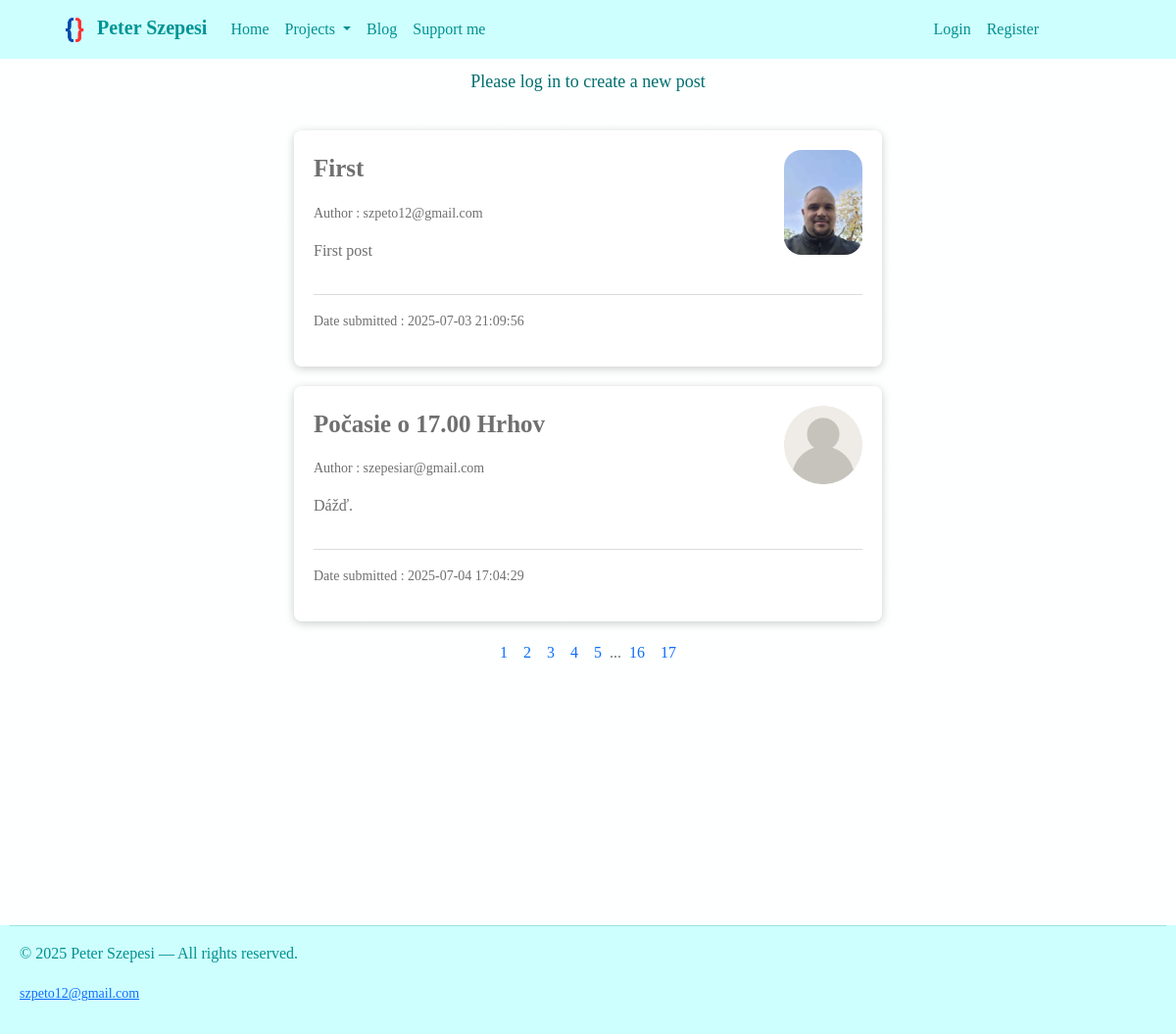
Page /blog on the committed database.
### db_models.py (models this page shows, shortened)
class Post(db.Model):
    id = db.Column(db.Integer, primary_key=True, autoincrement=True)
    date_posted = db.Column(db.String(22), nullable=False,
                            default=datetime.datetime.now().strftime("%Y-%m-%d %H:%M:%S"))
    content = db.Column(db.Text, nullable=False)
    title = db.Column(db.String(100), nullable=False)
    user_id = db.Column(db.Integer, db.ForeignKey("user.id"), nullable=False)

class User(db.Model, UserMixin):
    id = db.Column(db.Integer, primary_key=True, autoincrement=True)
    email_username = db.Column(db.String(50), nullable=False, unique=True)
    password = db.Column(db.String(60), nullable=False)
    image_file = db.Column(db.String(20), nullable=False, default="Default - user.jpg")
    posts = db.relationship("Post", backref="user", lazy=True)

### routes.py (the view)
@app.route("/blog", methods=["GET", "POST"])
def blog():
    page = request.args.get("page", 1, type=int)
    posts = Post.query.paginate(page=page, per_page=2)
    return render_template("blog.html", title="Blog", posts=posts,
                           current_user=current_user)

### templates/blog.html (shortened to what this page needs)
{% extends "base.html" %}
{% block body %}
    {% if current_user.is_authenticated %}
        <div class="base-container-centered-content">
            <a class="create-post-button" href="{{ url_for('insert_post') }}">Create a new post</a>
        </div>
    {% else %}
        <div class="base-container-centered-content">
            <p>Please log in to create a new post</p>
        </div>
    {% endif %}
    {% if posts %}
        {% for post in posts.items %}
            <div class="blog-container">
                <div class="base-h-box-blog" data-post="{{ post.user.email_username }}">
                    <div class="base-v-box-blog">
                        <p style="font-weight: bold; font-size: 25px;">{{ post.title }}</p>
                        <p style="font-size: 14px;">Author : {{ post.user.email_username }}</p>
                        <p style="font-weight: 300;">{{ post.content }}</p>
                    </div>
                    <div class="base-v-box-blog-image">
                        <img src="{{ url_for('static', filename='Images/profile_images/' ~ post.user.image_file) }}"
                        width="80" style="border-radius: 18px;">
                    </div>
                </div>
                <hr>
                <p style="font-weight: 200; font-size: 14px;">Date submitted : {{ post.date_posted }}</p>
            </div>
        {% endfor %}
        <div class="base-h-box" style="justify-content: center;">
            {% for page_id in posts.iter_pages() %}
                {% if page_id %}
                    <a href="{{ url_for('blog', page=page_id) }}" class="page-number">{{ page_id }}</a>
                {% else %}
                    ...
                {% endif %}
            {% endfor %}
        </div>
        <div style="min-height: 30vh;">
        </div>
    {% else %}
        <div class="blog-container">
            <p>There are no posts to show</p>
        </div>
    {% endif %}
{% endblock %}

### templates/base.html (shortened to what this page needs)
<!DOCTYPE html>
<html lang="en">
<head>
    <link href="https://cdn.jsdelivr.net/npm/bootstrap@5.3.6/dist/css/bootstrap.min.css"
          rel="stylesheet"
>
    <link rel="stylesheet" href="{{url_for('static', filename = 'Styles/styles.css')}}">
</head>
<body>
  <header>
    <nav class="navbar navbar-expand-lg bg-body-tertiary" data-bs-theme="light">
      <div class="container-fluid">
        <a class="navbar-brand" href="/"><img src="{{ url_for('static', filename='Images/Logo - no background.png') }}"
        width="34">
          Peter Szepesi
        </a>
        <div class="collapse navbar-collapse" id="navbarSupportedContent">
          <ul class="navbar-nav me-auto mb-2 mb-lg-0">
            <li class="nav-item">
              <a class="nav-link active" aria-current="page" href="/">Home</a>
            </li>
            <li class="nav-item dropdown">
              <a class="nav-link dropdown-toggle" href="#" role="button" data-bs-toggle="dropdown" aria-expanded="false">
                Projects
              </a>
            </li>
            <li class="nav-item">
              <a class="nav-link" href="{{ url_for('blog') }}">Blog</a>
            </li>
            <li class="nav-item">
              <a class="nav-link" href="https://www.paypal.me/szpeto" target="_blank">Support me</a>
            </li>
          </ul>
          {% if current_user.is_authenticated %}
            <ul class="navbar-nav ms-auto mb-2 mb-lg-0">
              <li class="nav-item dropdown">
                <a class="nav-link dropdown-toggle" href="#" role="button" data-bs-toggle="dropdown" aria-expanded="false">
                  {{ current_user.email_username }}
                </a>
                <ul class="dropdown-menu">
                  <li><a class="dropdown-item" href="{{ url_for('user') }}">Profile</a></li>
                  <li><a class="dropdown-item" href="{{ url_for('logout') }}">Logout</a></li>
                </ul>
              </li>
            </ul>
          {% else %}
            <ul class="navbar-nav ms-auto mb-2 mb-lg-0">
              <li class="nav-item">
                <a class="nav-link" href="/login">Login</a>
              </li>
              <li class="nav-item">
                <a class="nav-link" href="/register">Register</a>
              </li>
            </ul>
          {% endif %}
        </div>
      </div>
    </nav>
  </header>
  {% block body %}{% endblock %}
  <footer>
    <hr>
    <div class="footer-container">
      <p>© 2025 Peter Szepesi — All rights reserved.</p>
      <small><a href="mailto:szpeto12@gmail.com">szpeto12@gmail.com</a></small>
    </div>
  </footer>
</body>
</html>

### static/Styles/styles.css (style rules this page uses)
*, *::before, *::after { box-sizing: border-box; }
body { background-color: rgb(248, 255, 255); background-image: linear-gradient(rgba(255, 255, 255, 0.8), rgba(255, 255, 255, 0.8)), url(/static/Images/background-image-4.png); background-repeat: no-repeat; background-position-x: center; background-position-y: center; background-attachment: fixed; background-size: cover; font-family: Bahnschrift; color: rgb(111, 111, 111); }
header { position: sticky; top: 0; }
.navbar { background: rgb(205, 255, 255) !important; color: rgb(33, 37, 41) !important; padding: 8px 10% 8px 4% !important; }
.navbar .nav-link { color: rgb(0, 144, 144) !important; }
.navbar-brand { color: rgb(0, 148, 148) !important; font-weight: 600; }
footer { text-align: left; font-family: Bahnschrift; font-weight: 200; color: rgb(0, 144, 144); background: rgb(205, 255, 255) !important; padding: 0px 10px 20px 10px; }
.base-h-box { display: flex; flex-direction: row; margin: 10px; }
.base-h-box-blog { display: flex; flex-direction: row; }
.base-v-box-blog { display: flex; flex-direction: column; margin-right: 20px; }
.base-v-box-blog-image { display: flex; flex-direction: column; margin: 0px 0px 0px auto; }
.base-container-centered-content { display: flex; flex-direction: column; margin: 10px auto; font-family: Bahnschrift; color: rgb(0, 111, 111); font-size: 18px; padding: 10px auto; align-items: center; justify-content: center; }
.footer-container { margin: 4px 10px 10px 10px; }
.blog-container { display: flex; flex-direction: column; min-width: 150px; max-width: 600px; margin: 20px auto; padding: 20px; border-radius: 8px; background-color: white; color: rgb(111, 111, 111); box-shadow: 0px 2px 10px rgba(0,0,0,0.2); font-family: Bahnschrift; }
.page-number { margin: 0px 8px; text-decoration: none; }

### rows in the picture
Post: title "First", user.email_username "szpeto12@gmail.com", content "First post", image_file (picture), date_posted "2025-07-03 21:09:56"
Post: title "Počasie o 17.00 Hrhov", user.email_username "szepesiar@gmail.com", content "Dážď.", image_file (placeholder picture), date_posted "2025-07-04 17:04:29"

### other values in the picture
{{ page_id }} "1" "2" "3" "4" "5" "16" "17"
